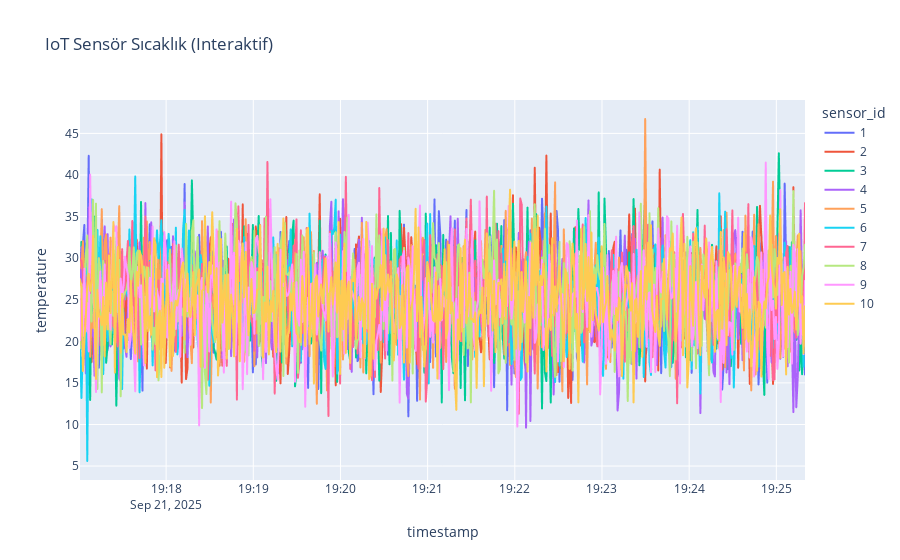

Notebook source saved alongside this figure:
### Code cell
# 📊 9️⃣ Interaktif Plotly Grafik
fig = px.line(df, x="timestamp", y="temperature", color="sensor_id",
              hover_data=["humidity","co2","battery","vibration","status"],
              title="IoT Sensör Sıcaklık (Interaktif)")
fig.show()

### Figure 1 — Plotly figure (JSON) as saved in the notebook; plotly's stock layout.template omitted (floating-point values rounded to 4 significant figures; data arrays with more than 128 entries replaced by an {"elided": "..."} marker saying what was removed)
{"data": [{"customdata": {"elided": "500x5 mixed values"}, "hovertemplate": "sensor_id=1<br>timestamp=%{x}<br>temperature=%{y}<br>humidity=%{customdata[0]}<br>co2=%{customdata[1]}<br>battery=%{customdata[2]}<br>vibration=%{customdata[3]}<br>status=%{customdata[4]}<extra></extra>", "legendgroup": "1", "line": {"color": "#636efa", "dash": "solid"}, "marker": {"symbol": "circle"}, "mode": "lines", "name": "1", "showlegend": true, "type": "scattergl", "x": {"elided": "500 str values"}, "xaxis": "x", "y": {"elided": "500 float values"}, "yaxis": "y"}, {"customdata": {"elided": "500x5 mixed values"}, "hovertemplate": "sensor_id=2<br>timestamp=%{x}<br>temperature=%{y}<br>humidity=%{customdata[0]}<br>co2=%{customdata[1]}<br>battery=%{customdata[2]}<br>vibration=%{customdata[3]}<br>status=%{customdata[4]}<extra></extra>", "legendgroup": "2", "line": {"color": "#EF553B", "dash": "solid"}, "marker": {"symbol": "circle"}, "mode": "lines", "name": "2", "showlegend": true, "type": "scattergl", "x": {"elided": "500 str values"}, "xaxis": "x", "y": {"elided": "500 float values"}, "yaxis": "y"}, {"customdata": {"elided": "500x5 mixed values"}, "hovertemplate": "sensor_id=3<br>timestamp=%{x}<br>temperature=%{y}<br>humidity=%{customdata[0]}<br>co2=%{customdata[1]}<br>battery=%{customdata[2]}<br>vibration=%{customdata[3]}<br>status=%{customdata[4]}<extra></extra>", "legendgroup": "3", "line": {"color": "#00cc96", "dash": "solid"}, "marker": {"symbol": "circle"}, "mode": "lines", "name": "3", "showlegend": true, "type": "scattergl", "x": {"elided": "500 str values"}, "xaxis": "x", "y": {"elided": "500 float values"}, "yaxis": "y"}, {"customdata": {"elided": "500x5 mixed values"}, "hovertemplate": "sensor_id=4<br>timestamp=%{x}<br>temperature=%{y}<br>humidity=%{customdata[0]}<br>co2=%{customdata[1]}<br>battery=%{customdata[2]}<br>vibration=%{customdata[3]}<br>status=%{customdata[4]}<extra></extra>", "legendgroup": "4", "line": {"color": "#ab63fa", "dash": "solid"}, "marker": {"symbol": "circle"}, "mode": "lines", "name": "4", "showlegend": true, "type": "scattergl", "x": {"elided": "500 str values"}, "xaxis": "x", "y": {"elided": "500 float values"}, "yaxis": "y"}, {"customdata": {"elided": "500x5 mixed values"}, "hovertemplate": "sensor_id=5<br>timestamp=%{x}<br>temperature=%{y}<br>humidity=%{customdata[0]}<br>co2=%{customdata[1]}<br>battery=%{customdata[2]}<br>vibration=%{customdata[3]}<br>status=%{customdata[4]}<extra></extra>", "legendgroup": "5", "line": {"color": "#FFA15A", "dash": "solid"}, "marker": {"symbol": "circle"}, "mode": "lines", "name": "5", "showlegend": true, "type": "scattergl", "x": {"elided": "500 str values"}, "xaxis": "x", "y": {"elided": "500 float values"}, "yaxis": "y"}, {"customdata": {"elided": "500x5 mixed values"}, "hovertemplate": "sensor_id=6<br>timestamp=%{x}<br>temperature=%{y}<br>humidity=%{customdata[0]}<br>co2=%{customdata[1]}<br>battery=%{customdata[2]}<br>vibration=%{customdata[3]}<br>status=%{customdata[4]}<extra></extra>", "legendgroup": "6", "line": {"color": "#19d3f3", "dash": "solid"}, "marker": {"symbol": "circle"}, "mode": "lines", "name": "6", "showlegend": true, "type": "scattergl", "x": {"elided": "500 str values"}, "xaxis": "x", "y": {"elided": "500 float values"}, "yaxis": "y"}, {"customdata": {"elided": "500x5 mixed values"}, "hovertemplate": "sensor_id=7<br>timestamp=%{x}<br>temperature=%{y}<br>humidity=%{customdata[0]}<br>co2=%{customdata[1]}<br>battery=%{customdata[2]}<br>vibration=%{customdata[3]}<br>status=%{customdata[4]}<extra></extra>", "legendgroup": "7", "line": {"color": "#FF6692", "dash": "solid"}, "marker": {"symbol": "circle"}, "mode": "lines", "name": "7", "showlegend": true, "type": "scattergl", "x": {"elided": "500 str values"}, "xaxis": "x", "y": {"elided": "500 float values"}, "yaxis": "y"}, {"customdata": {"elided": "500x5 mixed values"}, "hovertemplate": "sensor_id=8<br>timestamp=%{x}<br>temperature=%{y}<br>humidity=%{customdata[0]}<br>co2=%{customdata[1]}<br>battery=%{customdata[2]}<br>vibration=%{customdata[3]}<br>status=%{customdata[4]}<extra></extra>", "legendgroup": "8", "line": {"color": "#B6E880", "dash": "solid"}, "marker": {"symbol": "circle"}, "mode": "lines", "name": "8", "showlegend": true, "type": "scattergl", "x": {"elided": "500 str values"}, "xaxis": "x", "y": {"elided": "500 float values"}, "yaxis": "y"}, {"customdata": {"elided": "500x5 mixed values"}, "hovertemplate": "sensor_id=9<br>timestamp=%{x}<br>temperature=%{y}<br>humidity=%{customdata[0]}<br>co2=%{customdata[1]}<br>battery=%{customdata[2]}<br>vibration=%{customdata[3]}<br>status=%{customdata[4]}<extra></extra>", "legendgroup": "9", "line": {"color": "#FF97FF", "dash": "solid"}, "marker": {"symbol": "circle"}, "mode": "lines", "name": "9", "showlegend": true, "type": "scattergl", "x": {"elided": "500 str values"}, "xaxis": "x", "y": {"elided": "500 float values"}, "yaxis": "y"}, {"customdata": {"elided": "500x5 mixed values"}, "hovertemplate": "sensor_id=10<br>timestamp=%{x}<br>temperature=%{y}<br>humidity=%{customdata[0]}<br>co2=%{customdata[1]}<br>battery=%{customdata[2]}<br>vibration=%{customdata[3]}<br>status=%{customdata[4]}<extra></extra>", "legendgroup": "10", "line": {"color": "#FECB52", "dash": "solid"}, "marker": {"symbol": "circle"}, "mode": "lines", "name": "10", "showlegend": true, "type": "scattergl", "x": {"elided": "500 str values"}, "xaxis": "x", "y": {"elided": "500 float values"}, "yaxis": "y"}], "layout": {"legend": {"title": {"text": "sensor_id"}, "tracegroupgap": 0}, "title": {"text": "IoT Sensör Sıcaklık (Interaktif)"}, "xaxis": {"anchor": "y", "domain": [0, 1], "title": {"text": "timestamp"}}, "yaxis": {"anchor": "x", "domain": [0, 1], "title": {"text": "temperature"}}}}
